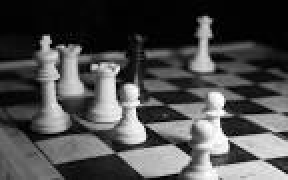
%> input picture HT.jpg, 144 x 90 px (shown 2 times larger)
$ octave --eval "FFTNimrod('../HT.jpg');"   (GNU Octave 9; MATLAB toolbox functions it lacks are replaced by stand-ins)
%> lines starting %> are read from the running program, lines starting %| are printed output that depends on the picture
function FFTNimrod(URL)
%> called with URL = '../HT.jpg'
    a=imread(URL);
%> a is the input picture: size 90x144x3 uint8; min 0, max 255, mean 77
    a=rgb2gray(a);
%> a: size 90x144 uint8
    a=imresize(a,[201,201]);
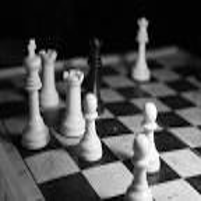
%> a: size 201x201 uint8; min 0, max 255, mean 77
    F=fft2(a);
    Fs = fftshift(F);
    b=ifft2(F);
    subplot(2,2,1); imshow(a,[]);
    imwrite(a,'d:\nimrod1.jpg');
    subplot(2,2,2); imshow((log(F)+1),[])
%> after `imshow((log(F)+1),[])`:
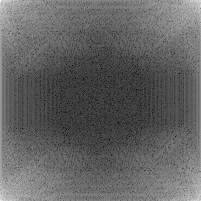
%> displayed picture: size 201x201, on the screen's scale of 0 to 255; min 0, max 255, mean 98.6
    subplot(2,2,3); imshow((log(Fs)+1),[]);
%> after `imshow((log(Fs)+1),[])`:
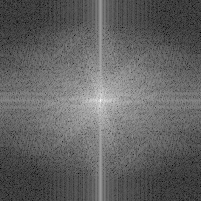
%> displayed picture: size 201x201, on the screen's scale of 0 to 255; min 0, max 255, mean 98.6; mean of the top-left, top-right, bottom-left and bottom-right quarters 97.8, 98.9, 98.7, 99
    subplot(2,2,4); imshow(b,[]);
    imwrite(b,'d:\nimrod2.jpg');
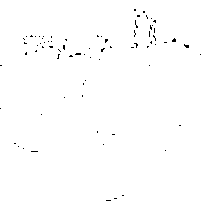
%> saved as nimrod2.jpg: size 201x201 uint8; 99.3% white; black in thin lines or dots
end
% [6 lines of commented-out code are left out]
